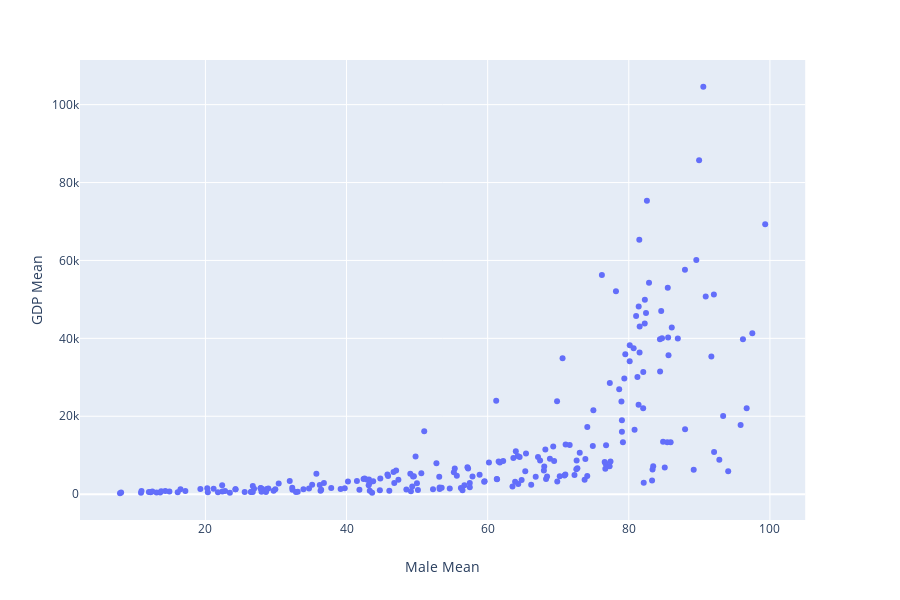

Notebook source saved alongside this figure:
### Code cell
#scatter plot
scatter_mal = px.scatter(merged_mal, y="GDP Mean", x="Male Mean",hover_data=['Country'])
scatter_mal.show()

### Figure 1 — Plotly figure (JSON) as saved in the notebook; plotly's stock layout.template omitted (floating-point values rounded to 4 significant figures; data arrays with more than 128 entries replaced by an {"elided": "..."} marker saying what was removed)
{"data": [{"customdata": {"elided": "233x1 str values"}, "hoverlabel": {"namelength": 0}, "hovertemplate": "Male Mean=%{x}<br>GDP Mean=%{y}<br>Country=%{customdata[0]}", "legendgroup": "", "marker": {"color": "#636efa", "symbol": "circle"}, "mode": "markers", "name": "", "showlegend": false, "type": "scatter", "x": {"elided": "233 float values"}, "xaxis": "x", "y": {"elided": "233 str values"}, "yaxis": "y"}], "layout": {"height": 600, "legend": {"tracegroupgap": 0}, "margin": {"t": 60}, "xaxis": {"anchor": "y", "domain": [0, 0.98], "title": {"text": "Male Mean"}}, "yaxis": {"anchor": "x", "domain": [0, 1], "title": {"text": "GDP Mean"}}}}
